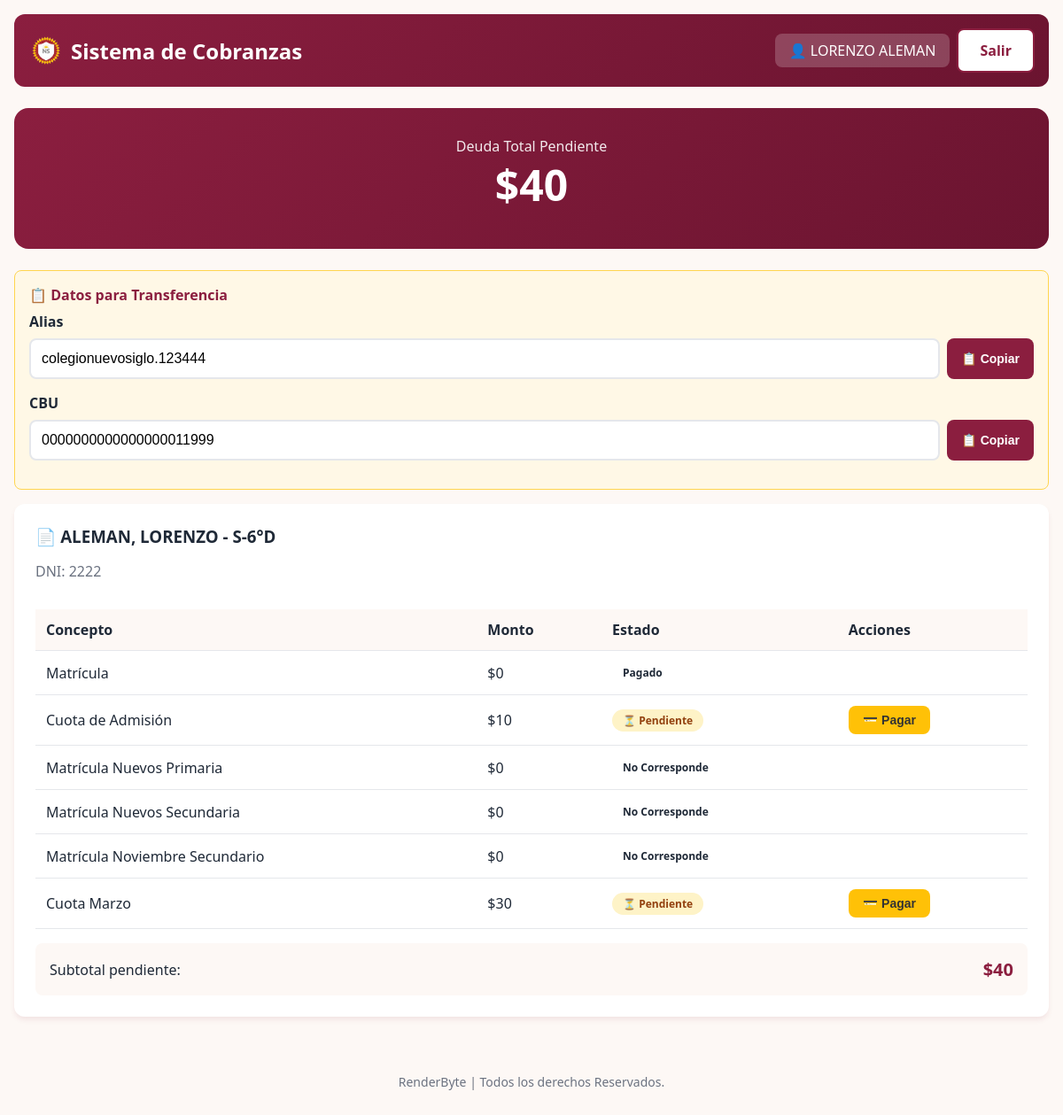
Page /portal/ (signed in) on the committed database.
### portal/models.py (models this page shows, shortened)
class ConfiguracionSistema(models.Model):
    alias_transferencia = models.CharField(max_length=100, default='colegio.nuevosiglo')
    cbu = models.CharField(max_length=22, default='0000000000000000000000')
    password_default = models.CharField(max_length=50, default='Colegio123')
    class Meta:
        verbose_name = "Configuración del Sistema"
        verbose_name_plural = "Configuración del Sistema"
    @classmethod
    def get_config(cls):
        config, _ = cls.objects.get_or_create(pk=1)
        return config

class Alumno(models.Model):
    documento = models.BigIntegerField(primary_key=True, verbose_name="DNI Alumno")
    apellido = models.CharField(max_length=100)
    nombres = models.CharField(max_length=100)
    fecha_nacimiento = models.DateField(null=True, blank=True)
    sexo = models.CharField(max_length=1, blank=True)
    nivel = models.CharField(max_length=10, blank=True, verbose_name="Nivel (I5/P/S)")
    curso = models.CharField(max_length=10, blank=True)
    division = models.CharField(max_length=10, blank=True)
    direccion = models.CharField(max_length=200, blank=True)
    telefono1 = models.CharField(max_length=50, blank=True)
    telefono2 = models.CharField(max_length=50, blank=True)
    email = models.EmailField(blank=True)
    barrio = models.CharField(max_length=100, blank=True)
    padre_nombre = models.CharField(max_length=150, blank=True, verbose_name="Nombre del Padre")
    padre_dni = models.BigIntegerField(null=True, blank=True, db_index=True, verbose_name="DNI Padre")
    padre_direccion = models.CharField(max_length=200, blank=True)
    padre_telefono1 = models.CharField(max_length=50, blank=True)
    padre_telefono2 = models.CharField(max_length=50, blank=True)
    padre_email = models.EmailField(blank=True)
    madre_nombre = models.CharField(max_length=150, blank=True, verbose_name="Nombre de la Madre")
    madre_dni = models.BigIntegerField(null=True, blank=True, db_index=True, verbose_name="DNI Madre")
    madre_direccion = models.CharField(max_length=200, blank=True)
    madre_telefono1 = models.CharField(max_length=50, blank=True)
    madre_telefono2 = models.CharField(max_length=50, blank=True)
    madre_email = models.EmailField(blank=True)
    tutor_nombre = models.CharField(max_length=150, blank=True, verbose_name="Nombre del Tutor")
    tutor_dni = models.BigIntegerField(null=True, blank=True, db_index=True, verbose_name="DNI Tutor")
    tutor_direccion = models.CharField(max_length=200, blank=True)
    tutor_telefono1 = models.CharField(max_length=50, blank=True)
    tutor_telefono2 = models.CharField(max_length=50, blank=True)
    tutor_email = models.EmailField(blank=True)
    familia = models.IntegerField(default=0, help_text="ID de grupo familiar")
    recargo = models.BooleanField(default=False)
    saldo_moroso = models.DecimalField(max_digits=12, decimal_places=2, default=0,
                                        verbose_name="Saldo Total Adeudado")
    class Meta:
        ordering = ['apellido', 'nombres']
        verbose_name = "Alumno"
        verbose_name_plural = "Alumnos"
    @property
    def nombre_completo(self):
        return f"{self.apellido}, {self.nombres}"
    @property
    def curso_completo(self):
        if self.nivel and self.curso and self.division:
            return f"{self.nivel}-{self.curso}°{self.division}"
        elif self.curso and self.division:
            return f"{self.curso}°{self.division}"
        return self.curso or ""

class RegistroDeuda(models.Model):
    ESTADO_CHOICES = [
        ('pendiente', 'Pendiente'),
        ('comprobante_enviado', 'Comprobante Enviado'),
        ('pago_verificado', 'Pago Verificado'),
        ('pagado', 'Pagado'),
        ('parcial', 'Pago Parcial'),
        ('no_corresponde', 'No Corresponde'),
    ]
    alumno = models.ForeignKey(Alumno, on_delete=models.CASCADE, related_name='deudas')
    concepto = models.ForeignKey(ConceptoDeuda, on_delete=models.PROTECT, related_name='registros')
    monto = models.DecimalField(max_digits=12, decimal_places=2)
    estado = models.CharField(max_length=20, choices=ESTADO_CHOICES, default='pendiente')
    periodo = models.CharField(max_length=20, blank=True, help_text="Ej: 2024-03")
    fecha_vencimiento = models.DateField(null=True, blank=True)
    fecha_pago = models.DateField(null=True, blank=True)
    observaciones = models.TextField(blank=True)
    class Meta:
        ordering = ['concepto__orden', 'concepto__codigo']
        verbose_name = "Registro de Deuda"
        verbose_name_plural = "Registros de Deuda"

class ConceptoDeuda(models.Model):
    codigo = models.CharField(max_length=50, unique=True)
    nombre = models.CharField(max_length=150)
    orden = models.IntegerField(default=0, help_text="Orden para mostrar en la vista")
    class Meta:
        ordering = ['orden', 'codigo']
        verbose_name = "Concepto de Deuda"
        verbose_name_plural = "Conceptos de Deuda"

### portal/views.py (the view)
    def wrapper(request, *args, **kwargs):
        if request.user.is_authenticated:
            if hasattr(request.user, 'perfil') and request.user.perfil.must_change_password:
                return redirect('portal:primer_login')
        return view_func(request, *args, **kwargs)

### portal/views.py (called while the page is built)
def check_password_change(view_func):
    def wrapper(request, *args, **kwargs):
        if request.user.is_authenticated:
            if hasattr(request.user, 'perfil') and request.user.perfil.must_change_password:
                return redirect('portal:primer_login')
        return view_func(request, *args, **kwargs)
    return wrapper

### portal/templates/portal/portal_padre.html (shortened to what this page needs)
{% extends 'portal/base.html' %}
{% load static %}
{% block content %}
<div class="container">
    <div class="header">
        <h1>
            <img src="{% static 'portal/img/logo_nuevo_siglo.png' %}" alt="Logo" class="logo"
                onerror="this.style.display='none'">
            Sistema de Cobranzas
        </h1>
        <div class="header-actions">
            <span class="user-info">👤 {{ usuario.get_full_name|default:usuario.username }}</span>
            <a href="{% url 'portal:logout' %}" class="btn btn-outline" style="background:white">Salir</a>
        </div>
    </div>
    <div class="total-box">
        <p>Deuda Total Pendiente</p>
        <h2>${{ total_adeudado|floatformat:0|default:"0" }}</h2>
    </div>
    <div class="info-box">
        <h4>📋 Datos para Transferencia</h4>
        <div class="form-group">
            <label>Alias</label>
            <div class="copy-group">
                <input type="text" value="{{ config.alias_transferencia }}" readonly id="aliasInput">
                <button class="btn btn-primary btn-sm" onclick="copyToClipboard('aliasInput')">📋 Copiar</button>
            </div>
        </div>
        <div class="form-group">
            <label>CBU</label>
            <div class="copy-group">
                <input type="text" value="{{ config.cbu }}" readonly id="cbuInput">
                <button class="btn btn-primary btn-sm" onclick="copyToClipboard('cbuInput')">📋 Copiar</button>
            </div>
        </div>
    </div>
    {% if alumnos %}
    {% for data in alumnos %}
    <div class="card">
        <h3 style="margin-bottom:1rem">📄 {{ data.alumno.nombre_completo }} - {{ data.alumno.curso_completo }}</h3>
        <p style="color:var(--text-light);margin-bottom:1rem">DNI: {{ data.alumno.documento }}</p>
        <div class="table-responsive">
            <table>
                <thead>
                    <tr>
                        <th>Concepto</th>
                        <th>Monto</th>
                        <th>Estado</th>
                        <th>Acciones</th>
                    </tr>
                </thead>
                <tbody>
                    {% for deuda in data.deudas %}
                    <tr>
                        <td>{{ deuda.concepto.nombre }}</td>
                        <td>${{ deuda.monto|floatformat:0 }}</td>
                        <td>
                            {% if deuda.estado == 'pendiente' %}
                            <span class="badge badge-pending">⏳ Pendiente</span>
                            {% elif deuda.estado == 'comprobante_enviado' %}
                            <span class="badge badge-sent">📤 Comprobante Enviado</span>
                            {% elif deuda.estado == 'pago_verificado' %}
                            <span class="badge badge-verified">✅ Pago Verificado</span>
                            {% else %}
                            <span class="badge">{{ deuda.get_estado_display }}</span>
                            {% endif %}
                        </td>
                        <td>
                            {% if deuda.estado == 'pendiente' %}
                            <button class="btn btn-secondary btn-sm"
                                onclick="openPaymentModal('{{ deuda.id }}', '{{ deuda.concepto.nombre }}', '{{ deuda.monto }}')">💳
                                Pagar</button>
                            {% endif %}
                        </td>
                    </tr>
                    {% endfor %}
                </tbody>
            </table>
        </div>
        <div
            style="background:var(--bg);padding:1rem;border-radius:8px;margin-top:1rem;display:flex;justify-content:space-between;align-items:center">
            <span>Subtotal pendiente:</span>
            <strong style="font-size:1.25rem;color:var(--primary)">${{ data.total|floatformat:0|default:"0" }}</strong>
        </div>
    </div>
    {% endfor %}
    {% else %}
    <div class="card" style="text-align:center;padding:3rem">
        <p style="color:var(--text-light)">No se encontraron deudas asociadas a su cuenta.</p>
        <p style="color:var(--text-light);margin-top:0.5rem">Si cree que esto es un error, comuníquese con
            administración.</p>
    </div>
    {% endif %}
</div>
<footer style="text-align: center; padding: 2rem; color: var(--text-light); font-size: 0.875rem;">
    <p><a href="https://renderbyte.net" target="_blank" style="color: inherit; text-decoration: none;">RenderByte |
            Todos los derechos Reservados.</a></p>
</footer>
{% endblock %}

### portal/templates/portal/base.html (style rules this page uses)
:root { --primary: #8B1E3F; --primary-dark: #6B1430; --secondary: #FFC107; --accent-orange: #FF8C00; --accent-blue: #4ECDC4; --danger: #dc2626; --warning: #f59e0b; --success: #10b981; --bg: #FDF8F5; --card: #ffffff; --text: #1f2937; --text-light: #6b7280; --border: #e5e7eb; --shadow: 0 4px 6px -1px rgba(139, 30, 63, 0.1); }
* { box-sizing: border-box; margin: 0; padding: 0; }
body { font-family: 'Segoe UI', system-ui, sans-serif; background: var(--bg); color: var(--text); min-height: 100vh; }
.container { max-width: 1200px; margin: 0 auto; padding: 1rem; }
.card { background: var(--card); border-radius: 12px; box-shadow: var(--shadow); padding: 1.5rem; margin-bottom: 1rem; }
.btn { display: inline-flex; align-items: center; gap: 0.5rem; padding: 0.75rem 1.5rem; border: none; border-radius: 8px; font-size: 1rem; font-weight: 600; cursor: pointer; transition: all 0.2s; text-decoration: none; }
.btn-primary { background: var(--primary); color: white; }
.btn-secondary { background: var(--secondary); color: #333; }
.btn-outline { background: transparent; border: 2px solid var(--primary); color: var(--primary); }
.btn-sm { padding: 0.5rem 1rem; font-size: 0.875rem; }
input, select, textarea { width: 100%; padding: 0.75rem; border: 2px solid var(--border); border-radius: 8px; font-size: 1rem; transition: border-color 0.2s; }
label { display: block; margin-bottom: 0.5rem; font-weight: 600; color: var(--text); }
.form-group { margin-bottom: 1rem; }
table { width: 100%; border-collapse: collapse; margin-top: 1rem; }
th, td { padding: 0.75rem; text-align: left; border-bottom: 1px solid var(--border); }
th { background: var(--bg); font-weight: 600; position: sticky; top: 0; }
.badge { display: inline-block; padding: 0.25rem 0.75rem; border-radius: 9999px; font-size: 0.75rem; font-weight: 600; }
.badge-pending { background: #fef3c7; color: #92400e; }
.header { background: linear-gradient(135deg, var(--primary), var(--primary-dark)); color: white; padding: 1rem; margin-bottom: 1.5rem; border-radius: 12px; display: flex; justify-content: space-between; align-items: center; flex-wrap: wrap; gap: 1rem; }
.header h1 { font-size: 1.5rem; display: flex; align-items: center; gap: 0.5rem; }
.header-actions { display: flex; gap: 0.5rem; align-items: center; }
.user-info { background: rgba(255, 255, 255, 0.2); padding: 0.5rem 1rem; border-radius: 8px; }
.logo { width: 40px; height: 40px; border-radius: 50%; object-fit: cover; }
.table-responsive { overflow-x: auto; }
.total-box { background: linear-gradient(135deg, var(--primary), var(--primary-dark)); color: white; padding: 2rem; border-radius: 16px; text-align: center; margin-bottom: 1.5rem; }
.total-box h2 { font-size: 3rem; margin-bottom: 0.5rem; }
.total-box p { opacity: 0.9; }
.info-box { background: #FFF8E6; border: 1px solid #FFD54F; padding: 1rem; border-radius: 8px; margin-bottom: 1rem; }
.info-box h4 { color: var(--primary); margin-bottom: 0.5rem; }
.copy-group { display: flex; gap: 0.5rem; }
.copy-group input { flex: 1; }

### rows in the picture
ConfiguracionSistema: alias_transferencia "colegionuevosiglo.123444", cbu "0000000000000000011999"
Alumno: alumno.nombre_completo "ALEMAN, LORENZO", alumno.curso_completo "S-6°D", alumno.documento "2222", total "40"
RegistroDeuda: concepto.nombre "Matrícula", monto "0", estado "Pagado"
RegistroDeuda: concepto.nombre "Cuota de Admisión", monto "10", estado "⏳ Pendiente"
RegistroDeuda: concepto.nombre "Matrícula Nuevos Primaria", monto "0", estado "No Corresponde"
RegistroDeuda: concepto.nombre "Matrícula Nuevos Secundaria", monto "0", estado "No Corresponde"
RegistroDeuda: concepto.nombre "Matrícula Noviembre Secundario", monto "0", estado "No Corresponde"
RegistroDeuda: concepto.nombre "Cuota Marzo", monto "30", estado "⏳ Pendiente"

### other values in the picture
{{ usuario.get_full_name|default:usuario.username }} "LORENZO ALEMAN"
{{ total_adeudado|floatformat:0|default:"0" }} "40"
